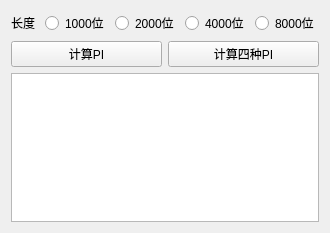
<?xml version="1.0" encoding="UTF-8"?>
<ui version="4.0">
 <class>Widget</class>
 <widget class="QWidget" name="Widget">
  <property name="geometry">
   <rect>
    <x>0</x>
    <y>0</y>
    <width>330</width>
    <height>233</height>
   </rect>
  </property>
  <property name="windowTitle">
   <string>Widget</string>
  </property>
  <layout class="QVBoxLayout" name="verticalLayout">
   <item>
    <layout class="QHBoxLayout" name="horizontalLayout">
     <item>
      <widget class="QLabel" name="label">
       <property name="text">
        <string>长度</string>
       </property>
      </widget>
     </item>
     <item>
      <widget class="QRadioButton" name="radioButton1k">
       <property name="text">
        <string>1000位</string>
       </property>
      </widget>
     </item>
     <item>
      <widget class="QRadioButton" name="radioButton2k">
       <property name="text">
        <string>2000位</string>
       </property>
      </widget>
     </item>
     <item>
      <widget class="QRadioButton" name="radioButton4k">
       <property name="text">
        <string>4000位</string>
       </property>
      </widget>
     </item>
     <item>
      <widget class="QRadioButton" name="radioButton8k">
       <property name="text">
        <string>8000位</string>
       </property>
      </widget>
     </item>
    </layout>
   </item>
   <item>
    <layout class="QHBoxLayout" name="horizontalLayout_2">
     <item>
      <widget class="QPushButton" name="btnCalcPI">
       <property name="text">
        <string>计算PI</string>
       </property>
      </widget>
     </item>
     <item>
      <widget class="QPushButton" name="btnCalcAll">
       <property name="text">
        <string>计算四种PI</string>
       </property>
      </widget>
     </item>
    </layout>
   </item>
   <item>
    <widget class="QTextEdit" name="textEdit"/>
   </item>
  </layout>
 </widget>
 <resources/>
 <connections/>
</ui>
